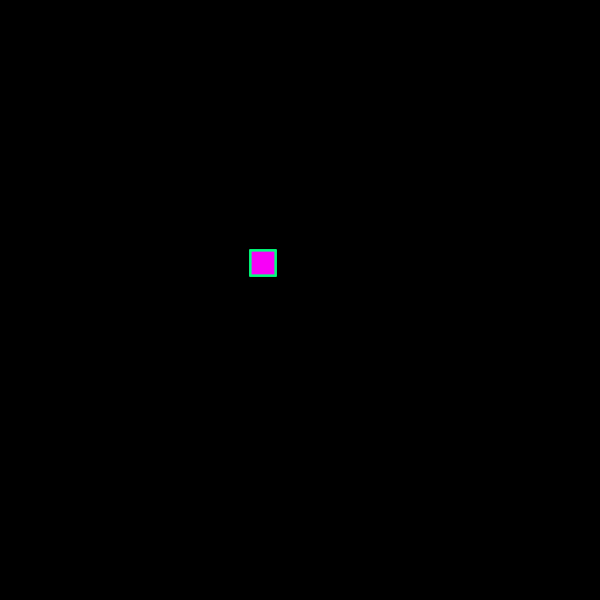
Frame 1 (no input)
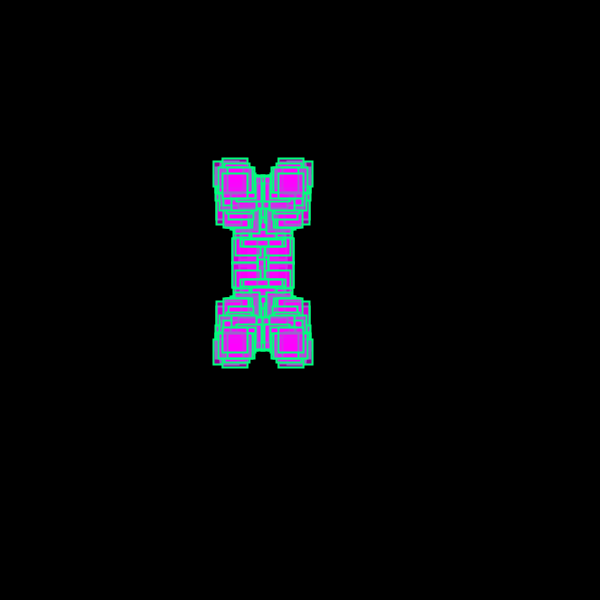
Frame 60 (the mouse pressed at the canvas centre just before this capture)
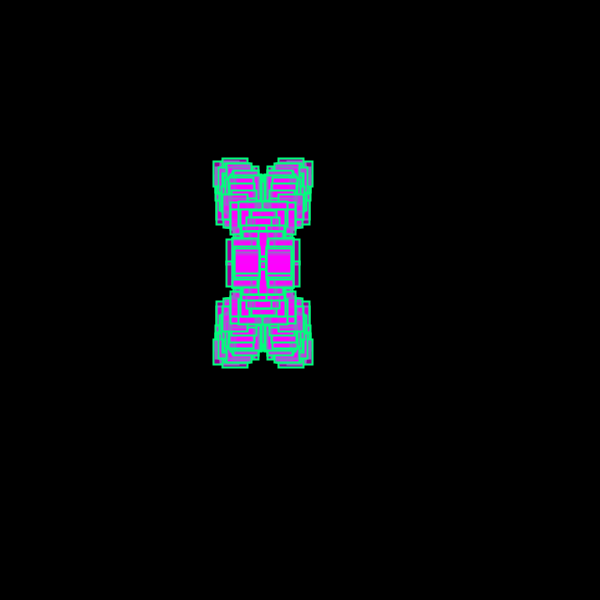
Frame 120 (the mouse held since frame 60 and released just before this capture)

The Processing sketch that drew these frames (run headless with seeded random() and noise(); from frame 60 on, the mouse is pressed at the canvas centre):

// Processing sketch: processing_72261
// ── processing_72261.pde

// AlanChen
//RandomWalk
//14/15ComputerProgrammingClass
//http://alansprogrammingsite.webs.com/

int x = 250;
int y = 250;

void setup()
{
  size(600, 600);
  background(0);
}
 
void draw()
{
 rectangle();
}
 void rectangle()

{
  fill(255,0,255,150);
  stroke(0,255,123);
  strokeWeight(2);
  rect(x, y, 25, 25);
  rect(x, 500-y, 25, 25);
  rect(500-x, y, 25, 25);
  rect(500-x, 500-y, 25, 25);
  x = x + int (random(-10, 10));
  y= y + int (random(-10, 10));
  
}
